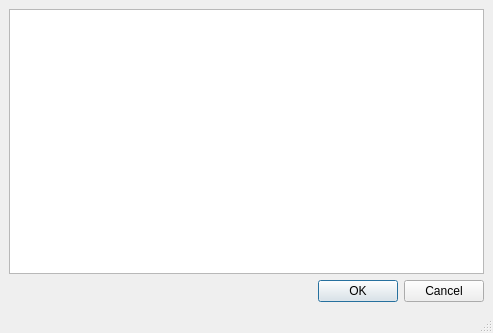
<?xml version="1.0" encoding="UTF-8"?>
<ui version="4.0">
 <class>MainWindow</class>
 <widget class="QMainWindow" name="MainWindow">
  <property name="geometry">
   <rect>
    <x>0</x>
    <y>0</y>
    <width>493</width>
    <height>333</height>
   </rect>
  </property>
  <property name="windowTitle">
   <string>MainWindow</string>
  </property>
  <widget class="QWidget" name="centralwidget">
   <layout class="QGridLayout" name="gridLayout">
    <item row="0" column="0">
     <widget class="QListView" name="listView"/>
    </item>
    <item row="1" column="0">
     <widget class="QDialogButtonBox" name="buttonBox">
      <property name="standardButtons">
       <set>QDialogButtonBox::Cancel|QDialogButtonBox::Ok</set>
      </property>
     </widget>
    </item>
   </layout>
  </widget>
  <widget class="QMenuBar" name="menubar">
   <property name="geometry">
    <rect>
     <x>0</x>
     <y>0</y>
     <width>493</width>
     <height>21</height>
    </rect>
   </property>
  </widget>
  <widget class="QStatusBar" name="statusbar"/>
 </widget>
 <resources/>
 <connections/>
</ui>
